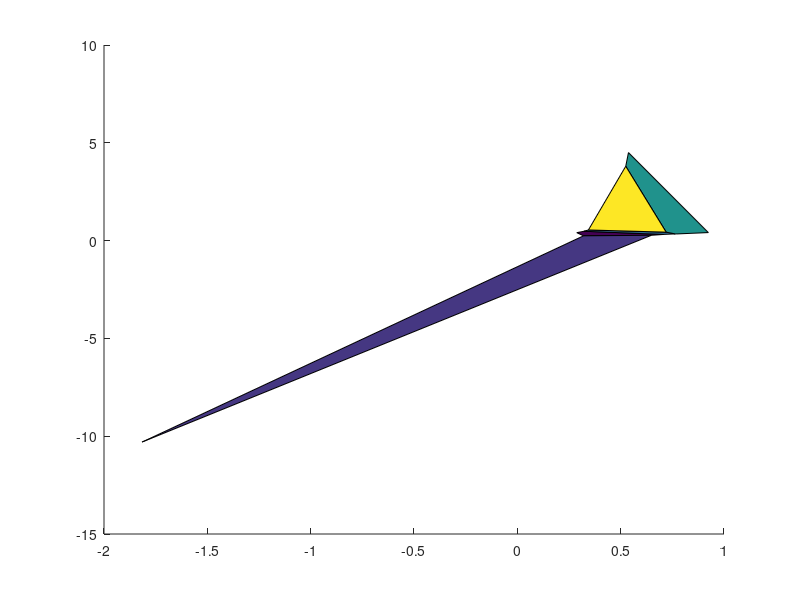

MATLAB code for this plot:
x = gallery('uniformdata',[10 2],5);
[v,c]=voronoin(x); 
for i = 1:length(c) 
if all(c{i}~=1)   % If at least one of the indices is 1, 
                  % then it is an open region and we can't 
                  % patch that.
patch(v(c{i},1),v(c{i},2),i); % use color i.
end
end